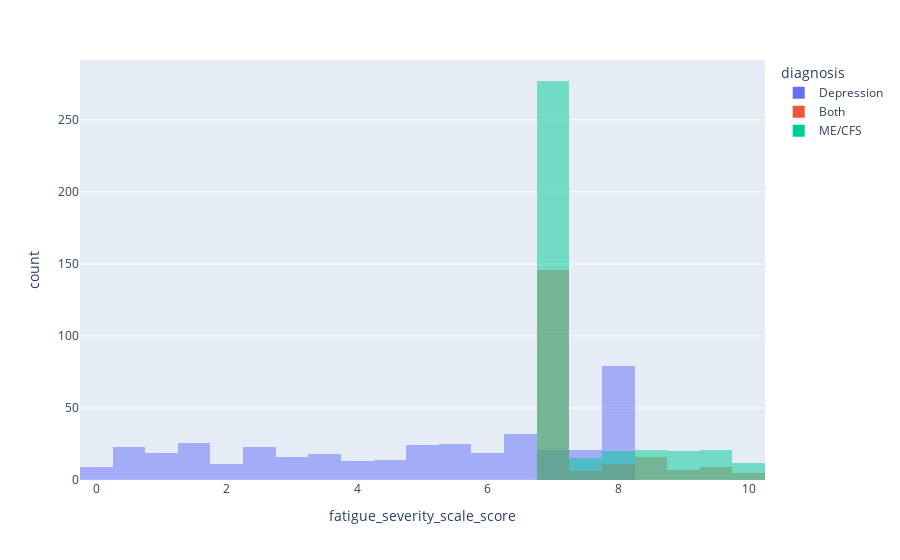

The cell this chart's notebook holds for it:
### Markdown cell above
# EDA, Visualization & Machine Learning

### Code cell
# Encode categorical variables
df_encoded = df.copy()
le = LabelEncoder()
for col in categorical_cols:
    df_encoded[col] = le.fit_transform(df_encoded[col])

# Correlation heatmap
plt.figure(figsize=(12, 8))
sns.heatmap(df_encoded.corr(), annot=True, fmt=".2f", cmap="coolwarm")
plt.title("Correlation Matrix")
plt.show()

# Histogram
fig = px.histogram(df, x='fatigue_severity_scale_score', color='diagnosis', barmode='overlay')
fig.show()

# Pairplot
sns.pairplot(df_encoded[['age', 'stress_level', 'depression_phq9_score', 'fatigue_severity_scale_score']])
plt.show()

# Features and Target
X = df_encoded.drop(columns=['fatigue_severity_scale_score'])
y = df_encoded['fatigue_severity_scale_score']

# Split and scale
X_train, X_test, y_train, y_test = train_test_split(X, y, test_size=0.2, random_state=42)
scaler = StandardScaler()
X_train_scaled = scaler.fit_transform(X_train)
X_test_scaled = scaler.transform(X_test)

# Random Forest Model with GridSearchCV
model = RandomForestRegressor(random_state=42)
param_grid = {'n_estimators': [100, 200], 'max_depth': [5, 10, None]}
grid = GridSearchCV(model, param_grid, cv=5, scoring='r2')
grid.fit(X_train_scaled, y_train)

# Evaluation
y_pred = grid.predict(X_test_scaled)
print("Best Parameters:", grid.best_params_)
print("R2 Score:", r2_score(y_test, y_pred))
print("RMSE:", np.sqrt(mean_squared_error(y_test, y_pred)))

### Figure 1 — Plotly figure (JSON) as saved in the notebook; plotly's stock layout.template omitted (floating-point values rounded to 4 significant figures; data arrays with more than 128 entries replaced by an {"elided": "..."} marker saying what was removed)
{"data": [{"bingroup": "x", "hovertemplate": "diagnosis=Depression<br>fatigue_severity_scale_score=%{x}<br>count=%{y}<extra></extra>", "legendgroup": "Depression", "marker": {"color": "#636efa", "opacity": 0.5, "pattern": {"shape": ""}}, "name": "Depression", "orientation": "v", "showlegend": true, "type": "histogram", "x": {"elided": "393 float values"}, "xaxis": "x", "yaxis": "y"}, {"bingroup": "x", "hovertemplate": "diagnosis=Both<br>fatigue_severity_scale_score=%{x}<br>count=%{y}<extra></extra>", "legendgroup": "Both", "marker": {"color": "#EF553B", "opacity": 0.5, "pattern": {"shape": ""}}, "name": "Both", "orientation": "v", "showlegend": true, "type": "histogram", "x": {"elided": "200 float values"}, "xaxis": "x", "yaxis": "y"}, {"bingroup": "x", "hovertemplate": "diagnosis=ME/CFS<br>fatigue_severity_scale_score=%{x}<br>count=%{y}<extra></extra>", "legendgroup": "ME/CFS", "marker": {"color": "#00cc96", "opacity": 0.5, "pattern": {"shape": ""}}, "name": "ME/CFS", "orientation": "v", "showlegend": true, "type": "histogram", "x": {"elided": "386 float values"}, "xaxis": "x", "yaxis": "y"}], "layout": {"barmode": "overlay", "legend": {"title": {"text": "diagnosis"}, "tracegroupgap": 0}, "margin": {"t": 60}, "xaxis": {"anchor": "y", "domain": [0, 1], "title": {"text": "fatigue_severity_scale_score"}}, "yaxis": {"anchor": "x", "domain": [0, 1], "title": {"text": "count"}}}}
